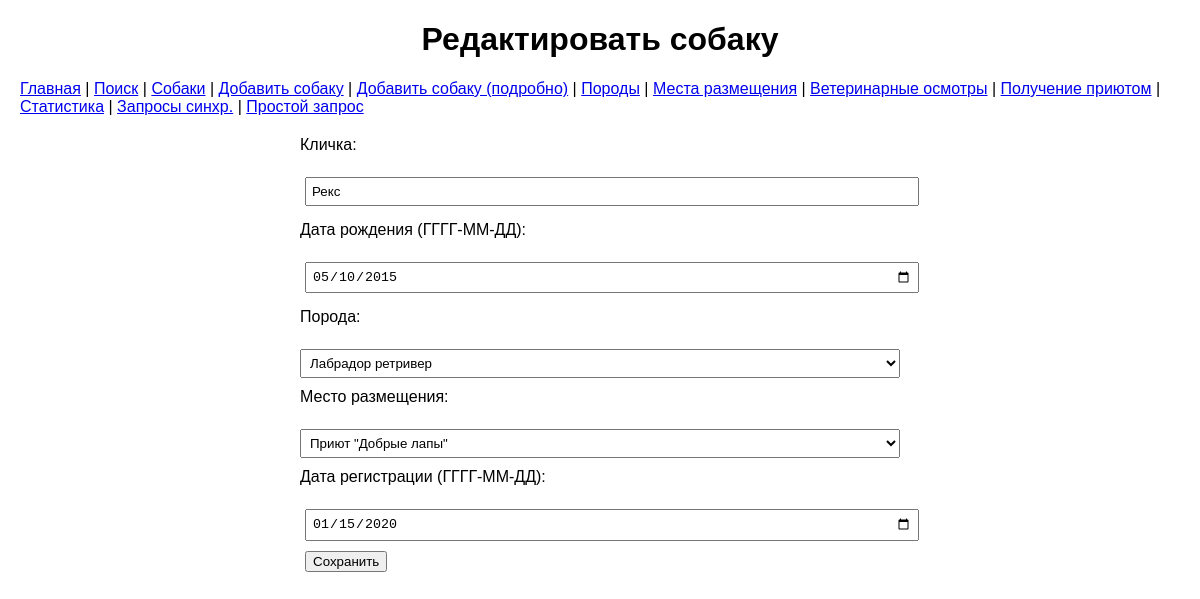
Screenshot of /edit/1 with the database file from the repository.
### tables this page shows
CREATE TABLE "dogs" (
	"id"	INTEGER,
	"name"	VARCHAR(100) NOT NULL,
	"birth_date"	DATE,
	"breeds_id"	INTEGER,
	"getting_id"	INTEGER,
	"vet_examinations_id"	INTEGER,
	"location_id"	INTEGER,
	"registration_date"	DATE,
	"microchip_number"	VARCHAR(20),
	"coat_type"	INTEGER,
	"color_variations"	INTEGER,
	"temperament"	INTEGER,
	"size"	INTEGER,
	PRIMARY KEY("id" AUTOINCREMENT),
	FOREIGN KEY("breeds_id") REFERENCES "breeds"("id"),
	FOREIGN KEY("coat_type") REFERENCES "coat_type"("id"),
	FOREIGN KEY("color_variations") REFERENCES "color_variations"("id"),
	FOREIGN KEY("getting_id") REFERENCES "getting"("id"),
	FOREIGN KEY("location_id") REFERENCES "locations"("id"),
	FOREIGN KEY("size") REFERENCES "size"("id"),
	FOREIGN KEY("temperament") REFERENCES "temperament"("id"),
	FOREIGN KEY("vet_examinations_id") REFERENCES "vet_examinations"("id")
);

CREATE TABLE breeds (
    id INTEGER PRIMARY KEY AUTOINCREMENT,
    breed_name VARCHAR(100) NOT NULL,
    breed_group VARCHAR(50),
    origin_country VARCHAR(50),
    average_lifes INTEGER,
    typical_use VARCHAR(100),
    common_health_issues VARCHAR(200),
    recommended_vaccinations VARCHAR(200),
    veterinary_care VARCHAR(50),
    average_weight_male FLOAT,
    average_weight_female FLOAT,
    trainability_level VARCHAR(50),
    recommended_training_age INTEGER,
    common_behavioral_issues VARCHAR(200),
    preferred_training_methods VARCHAR(200),
    typical_learning_period INTEGER
);

CREATE TABLE locations (
    id INTEGER PRIMARY KEY AUTOINCREMENT,
    location_name VARCHAR(100) NOT NULL,
    location_type VARCHAR(50),
    address VARCHAR(200),
    contact_info VARCHAR(100),
    price FLOAT,
    availability INTEGER,
    website VARCHAR(200)
);

### flask_app.py (the view, shortened to what this page needs)
@app.route('/edit/<int:id>', methods=['GET', 'POST'])
def edit(id):
    errors = []
    with get_db_connection() as conn:
        dog = conn.execute("""
            SELECT d.*, b.breed_name, l.location_name
            FROM dogs d
            JOIN breeds b ON d.breeds_id = b.id
            JOIN locations l ON d.location_id = l.id
            WHERE d.id = ?
        """, (id,)).fetchone()
        breeds = conn.execute("SELECT id, breed_name FROM breeds").fetchall()
        locations = conn.execute("SELECT id, location_name FROM locations").fetchall()
    return render_template('edit.html', dog=dog, breeds=breeds, locations=locations, errors=errors)

### flask_app.py (called while the page is built)
def get_db_connection():
    active_db = session.get('active_db', DB_PATH_1)  # По умолчанию первая база данных
    conn = sqlite3.connect(active_db, timeout=10)
    conn.row_factory = sqlite3.Row
    return conn

### templates/edit.html (shortened to what this page needs)
<!DOCTYPE html>
<html lang="ru">
<head>
    <link rel="stylesheet" href="{{ url_for('static', filename='style.css') }}">
</head>
<body>
    <h1>Редактировать собаку</h1>
        <nav>
        <a href="/">Главная</a> |
        <a href="/search">Поиск</a> |
        <a href="/view">Собаки</a> |
        <a href="/add">Добавить собаку</a> |
        <a href="/add_detailed">Добавить собаку (подробно)</a> |
        <a href="/breeds">Породы</a> |
        <a href="/locations">Места размещения</a> |
        <a href="/vet_examinations">Ветеринарные осмотры</a> |
        <a href="/getting">Получение приютом</a> |
        <a href="/stats">Статистика</a> |
        <a href="/sync_queries">Запросы синхр.</a> |
        <a href="/simple_query">Простой запрос</a>
    </nav>
    <form method="POST">
        <label>Кличка:</label><br>
        <input type="text" name="name" value="{{ dog['name'] }}" required><br>
        <label>Дата рождения (ГГГГ-ММ-ДД):</label><br>
        <input type="date" name="birth_date" value="{{ dog['birth_date'] }}"><br>
        <label>Порода:</label><br>
        <select name="breeds_id" required>
            {% for breed in breeds %}
            <option value="{{ breed['id'] }}" {% if breed['id'] == dog['breeds_id'] %}selected{% endif %}>
                {{ breed['breed_name'] }}
            </option>
            {% endfor %}
        </select><br>
        <label>Место размещения:</label><br>
        <select name="location_id">
            {% for location in locations %}
            <option value="{{ location['id'] }}" {% if location['id'] == dog['location_id'] %}selected{% endif %}>
                {{ location['location_name'] }}
            </option>
            {% endfor %}
        </select><br>
        <label>Дата регистрации (ГГГГ-ММ-ДД):</label><br>
        <input type="date" name="registration_date" value="{{ dog['registration_date'] }}"><br>
        <button type="submit">Сохранить</button>
    </form>
</body>
</html>

### static/style.css (style rules this page uses)
body { font-family: Arial, sans-serif; margin: 20px; }
nav { margin-bottom: 20px; }
form { margin-bottom: 20px; }
input, button { margin: 5px; }
form { max-width: 600px; margin: 20px auto; }
label { display: block; margin-top: 10px; }
input, select { width: 100%; padding: 5px; margin-top: 5px; }
h1 { text-align: center; }

### rows the page displays
dogs: name "Рекс", birth_date "05/10/2015", breeds_id "Лабрадор ретривер", location_id "Приют \"Добрые лапы\"", registration_date "01/15/2020"
